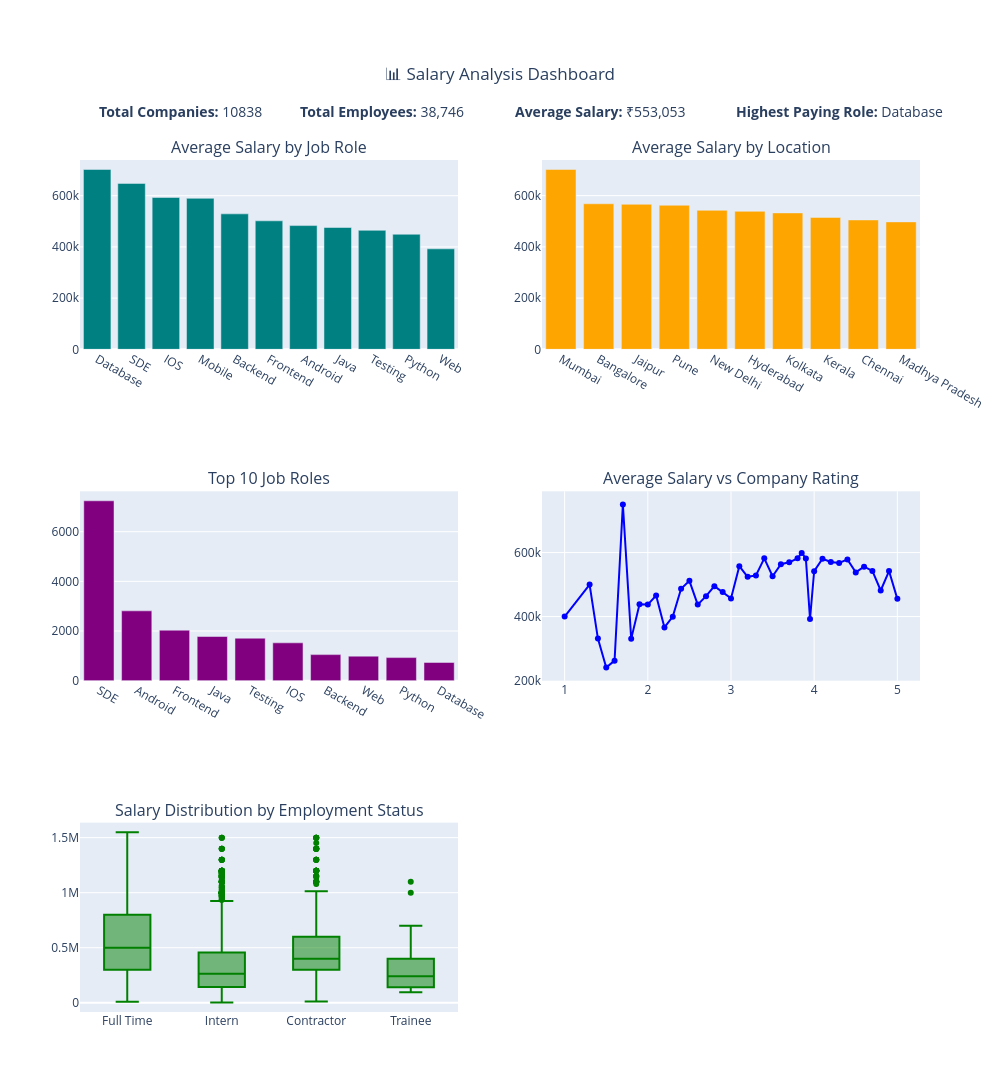

The code cell stored with this chart in its notebook:
### Code cell
from plotly.subplots import make_subplots
import plotly.graph_objects as go

# 🔢 KPI Calculations
total_companies = df['Company Name'].nunique()
total_employees = df['Salaries Reported'].sum()
avg_salary = df['Salary'].mean()
highest_paying_job = df.groupby('Job Roles')['Salary'].mean().idxmax()

# Create 3x2 Subplot Layout
fig = make_subplots(
    rows=3, cols=2,
    subplot_titles=(
        "Average Salary by Job Role",
        "Average Salary by Location",
        "Top 10 Job Roles",
        "Average Salary vs Company Rating",
        "Salary Distribution by Employment Status",
        ""  # Empty space
    ),
    specs=[[{"type":"bar"}, {"type":"bar"}],
           [{"type":"bar"}, {"type":"scatter"}],
           [{"type":"box"}, None]]
)

# 1️⃣ Average Salary by Job Role
fig.add_trace(
    go.Bar(x=job_salary['Job Roles'], y=job_salary['Salary'], marker_color='teal'),
    row=1, col=1
)

# 2️⃣ Average Salary by Location
fig.add_trace(
    go.Bar(x=city_salary['Location'], y=city_salary['Salary'], marker_color='orange'),
    row=1, col=2
)

# 3️⃣ Top 10 Job Roles
fig.add_trace(
    go.Bar(x=top_roles['Job Roles'], y=top_roles['Count'], marker_color='purple'),
    row=2, col=1
)

# 4️⃣ Average Salary vs Company Rating
fig.add_trace(
    go.Scatter(x=avg_salary_by_rating['Rating'], y=avg_salary_by_rating['Salary'],
               mode='lines+markers', line=dict(color='blue')),
    row=2, col=2
)

# 5️⃣ Salary Distribution by Employment Status
fig.add_trace(
    go.Box(x=df['Employment Status'], y=df['Salary'], marker_color='green'),
    row=3, col=1
)

# 🏷 KPI Cards (Top Section)
fig.add_annotation(
    text=f"<b>Total Companies:</b> {total_companies}",
    x=0.02, y=1.07, xref="paper", yref="paper",
    showarrow=False, font=dict(size=14)
)
fig.add_annotation(
    text=f"<b>Total Employees:</b> {total_employees:,}",
    x=0.26, y=1.07, xref="paper", yref="paper",
    showarrow=False, font=dict(size=14)
)
fig.add_annotation(
    text=f"<b>Average Salary:</b> ₹{avg_salary:,.0f}",
    x=0.62, y=1.07, xref="paper", yref="paper",
    showarrow=False, font=dict(size=14)
)
fig.add_annotation(
    text=f"<b>Highest Paying Role:</b> {highest_paying_job}",
    x=1.03, y=1.07, xref="paper", yref="paper",
    showarrow=False, font=dict(size=14)
)

# Layout Adjustments
fig.update_layout(
    height=1200,
    width=1000,
    title={
        'text': "📊 Salary Analysis Dashboard",
        'x': 0.5,
        'xanchor': 'center'
    },
    showlegend=False,
    margin=dict(t=160)
)

fig.show()

### Figure 1 — Plotly figure (JSON) as saved in the notebook; plotly's stock layout.template omitted (floating-point values rounded to 4 significant figures; data arrays with more than 128 entries replaced by an {"elided": "..."} marker saying what was removed)
{"data": [{"marker": {"color": "teal"}, "type": "bar", "x": ["Database", "SDE", "IOS", "Mobile", "Backend", "Frontend", "Android", "Java", "Testing", "Python", "Web"], "xaxis": "x", "y": [702600.0, 648200.0, 593200.0, 589900.0, 529100.0, 502000.0, 483400.0, 475800.0, 464800.0, 449500.0, 392600.0], "yaxis": "y"}, {"marker": {"color": "orange"}, "type": "bar", "x": ["Mumbai", "Bangalore", "Jaipur", "Pune", "New Delhi", "Hyderabad", "Kolkata", "Kerala", "Chennai", "Madhya Pradesh"], "xaxis": "x2", "y": [702200.0, 568200.0, 566200.0, 562400.0, 542700.0, 538800.0, 532600.0, 515000.0, 505100.0, 497500.0], "yaxis": "y2"}, {"marker": {"color": "purple"}, "type": "bar", "x": ["SDE", "Android", "Frontend", "Java", "Testing", "IOS", "Backend", "Web", "Python", "Database"], "xaxis": "x3", "y": [7245, 2812, 2034, 1778, 1710, 1524, 1049, 988, 929, 734], "yaxis": "y3"}, {"line": {"color": "blue"}, "mode": "lines+markers", "type": "scatter", "x": [1.0, 1.3, 1.4, 1.5, 1.6, 1.7, 1.8, 1.9, 2.0, 2.1, 2.2, 2.3, 2.4, 2.5, 2.6, 2.7, 2.8, 2.9, 3.0, 3.1, 3.2, 3.3, 3.4, 3.5, 3.6, 3.7, 3.8, 3.85, 3.9, 3.95, 4.0, 4.1, 4.2, 4.3, 4.4, 4.5, 4.6, 4.7, 4.8, 4.9, 5.0], "xaxis": "x4", "y": [400000.0, 500000.0, 331200.0, 241000.0, 262300.0, 750000.0, 330300.0, 438700.0, 437500.0, 465900.0, 365900.0, 399700.0, 486800.0, 511500.0, 437400.0, 463700.0, 495100.0, 476500.0, 456700.0, 557500.0, 524200.0, 528600.0, 582000.0, 526100.0, 563700.0, 569400.0, 581900.0, 598900.0, 581700.0, 392300.0, 541800.0, 580800.0, 570600.0, 567400.0, 578400.0, 538000.0, 556000.0, 542600.0, 481500.0, 542200.0, 455300.0], "yaxis": "y4"}, {"marker": {"color": "green"}, "type": "box", "x": {"elided": "21014 str values"}, "xaxis": "x5", "y": {"elided": "21014 float values"}, "yaxis": "y5"}], "layout": {"annotations": [{"font": {"size": 16}, "showarrow": false, "text": "Average Salary by Job Role", "x": 0.225, "xanchor": "center", "xref": "paper", "y": 1, "yanchor": "bottom", "yref": "paper"}, {"font": {"size": 16}, "showarrow": false, "text": "Average Salary by Location", "x": 0.775, "xanchor": "center", "xref": "paper", "y": 1, "yanchor": "bottom", "yref": "paper"}, {"font": {"size": 16}, "showarrow": false, "text": "Top 10 Job Roles", "x": 0.225, "xanchor": "center", "xref": "paper", "y": 0.6111, "yanchor": "bottom", "yref": "paper"}, {"font": {"size": 16}, "showarrow": false, "text": "Average Salary vs Company Rating", "x": 0.775, "xanchor": "center", "xref": "paper", "y": 0.6111, "yanchor": "bottom", "yref": "paper"}, {"font": {"size": 16}, "showarrow": false, "text": "Salary Distribution by Employment Status", "x": 0.225, "xanchor": "center", "xref": "paper", "y": 0.2222, "yanchor": "bottom", "yref": "paper"}, {"font": {"size": 14}, "showarrow": false, "text": "<b>Total Companies:</b> 10838", "x": 0.02, "xref": "paper", "y": 1.07, "yref": "paper"}, {"font": {"size": 14}, "showarrow": false, "text": "<b>Total Employees:</b> 38,746", "x": 0.26, "xref": "paper", "y": 1.07, "yref": "paper"}, {"font": {"size": 14}, "showarrow": false, "text": "<b>Average Salary:</b> ₹553,053", "x": 0.62, "xref": "paper", "y": 1.07, "yref": "paper"}, {"font": {"size": 14}, "showarrow": false, "text": "<b>Highest Paying Role:</b> Database", "x": 1.03, "xref": "paper", "y": 1.07, "yref": "paper"}], "height": 1200, "margin": {"t": 160}, "showlegend": false, "title": {"text": "📊 Salary Analysis Dashboard", "x": 0.5, "xanchor": "center"}, "width": 1000, "xaxis": {"anchor": "y", "domain": [0, 0.45]}, "xaxis2": {"anchor": "y2", "domain": [0.55, 1]}, "xaxis3": {"anchor": "y3", "domain": [0, 0.45]}, "xaxis4": {"anchor": "y4", "domain": [0.55, 1]}, "xaxis5": {"anchor": "y5", "domain": [0, 0.45]}, "yaxis": {"anchor": "x", "domain": [0.7778, 1]}, "yaxis2": {"anchor": "x2", "domain": [0.7778, 1]}, "yaxis3": {"anchor": "x3", "domain": [0.3889, 0.6111]}, "yaxis4": {"anchor": "x4", "domain": [0.3889, 0.6111]}, "yaxis5": {"anchor": "x5", "domain": [0, 0.2222]}}}
